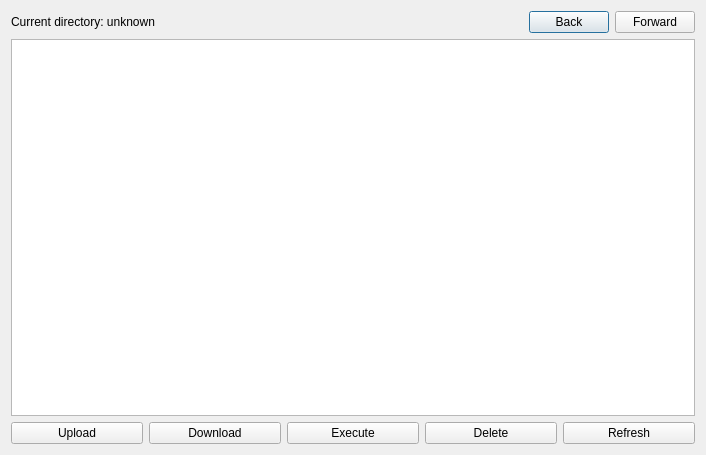
<?xml version="1.0" encoding="UTF-8"?>
<ui version="4.0">
 <class>ViewFile</class>
 <widget class="QDialog" name="ViewFile">
  <property name="geometry">
   <rect>
    <x>0</x>
    <y>0</y>
    <width>706</width>
    <height>455</height>
   </rect>
  </property>
  <property name="windowTitle">
   <string>View File</string>
  </property>
  <layout class="QVBoxLayout" name="verticalLayout">
   <item>
    <layout class="QGridLayout" name="gridLayout">
     <item row="0" column="1">
      <widget class="QPushButton" name="back">
       <property name="sizePolicy">
        <sizepolicy hsizetype="Fixed" vsizetype="Fixed">
         <horstretch>0</horstretch>
         <verstretch>0</verstretch>
        </sizepolicy>
       </property>
       <property name="text">
        <string>Back</string>
       </property>
      </widget>
     </item>
     <item row="0" column="0">
      <widget class="QLabel" name="current_dir">
       <property name="text">
        <string>Current directory: unknown</string>
       </property>
      </widget>
     </item>
     <item row="0" column="2">
      <widget class="QPushButton" name="forward">
       <property name="sizePolicy">
        <sizepolicy hsizetype="Fixed" vsizetype="Fixed">
         <horstretch>0</horstretch>
         <verstretch>0</verstretch>
        </sizepolicy>
       </property>
       <property name="text">
        <string>Forward</string>
       </property>
      </widget>
     </item>
    </layout>
   </item>
   <item>
    <widget class="QListView" name="view_file"/>
   </item>
   <item>
    <layout class="QHBoxLayout" name="horizontalLayout">
     <item>
      <widget class="QPushButton" name="upload">
       <property name="text">
        <string>Upload</string>
       </property>
      </widget>
     </item>
     <item>
      <widget class="QPushButton" name="download">
       <property name="text">
        <string>Download</string>
       </property>
      </widget>
     </item>
     <item>
      <widget class="QPushButton" name="execute">
       <property name="text">
        <string>Execute</string>
       </property>
      </widget>
     </item>
     <item>
      <widget class="QPushButton" name="remove">
       <property name="text">
        <string>Delete</string>
       </property>
      </widget>
     </item>
     <item>
      <widget class="QPushButton" name="refresh">
       <property name="text">
        <string>Refresh</string>
       </property>
      </widget>
     </item>
    </layout>
   </item>
  </layout>
 </widget>
 <resources/>
 <connections/>
</ui>
